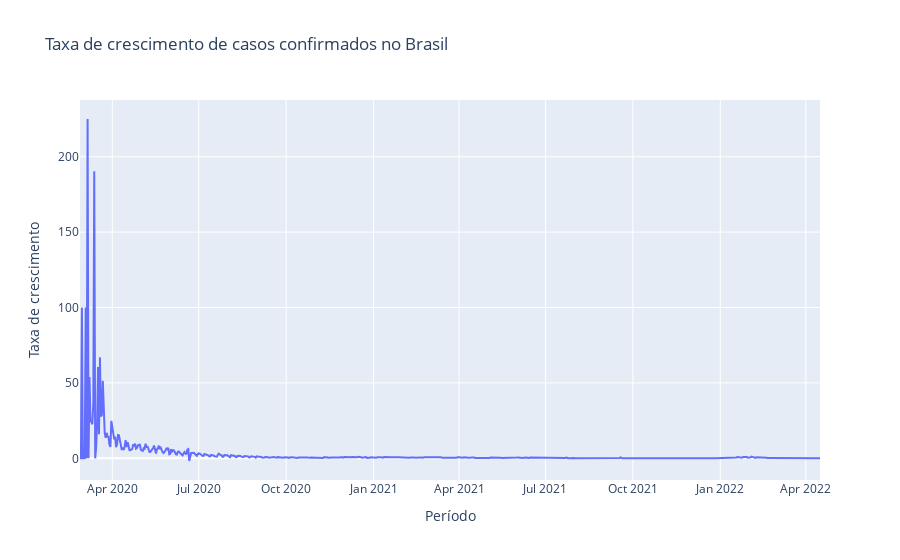

Write notebook code for a chart like this one.
### Code cell
primeiro_dia = brasil.date.loc[brasil.confirmed > 0].min()
px.line(x=pd.date_range(primeiro_dia, brasil.date.max())[1:],
        y=taxa_dia, title='Taxa de crescimento de casos confirmados no Brasil',
        labels={'y':'Taxa de crescimento', 'x':'Período'}
)

### Figure 1 — Plotly figure (JSON) as saved in the notebook; plotly's stock layout.template omitted (floating-point values rounded to 4 significant figures; data arrays with more than 128 entries replaced by an {"elided": "..."} marker saying what was removed)
{"data": [{"hovertemplate": "Período=%{x}<br>Taxa de crescimento=%{y}<extra></extra>", "legendgroup": "", "line": {"color": "#636efa", "dash": "solid"}, "marker": {"symbol": "circle"}, "mode": "lines", "name": "", "orientation": "v", "showlegend": false, "type": "scatter", "x": {"elided": "780 str values"}, "xaxis": "x", "y": {"elided": "780 float values"}, "yaxis": "y"}], "layout": {"legend": {"tracegroupgap": 0}, "title": {"text": "Taxa de crescimento de casos confirmados no Brasil"}, "xaxis": {"anchor": "y", "domain": [0, 1], "title": {"text": "Período"}}, "yaxis": {"anchor": "x", "domain": [0, 1], "title": {"text": "Taxa de crescimento"}}}}
